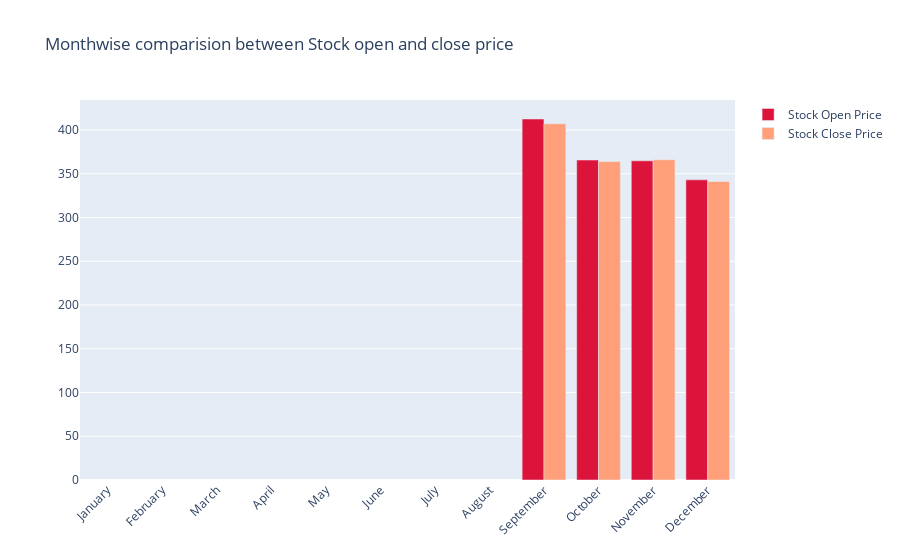
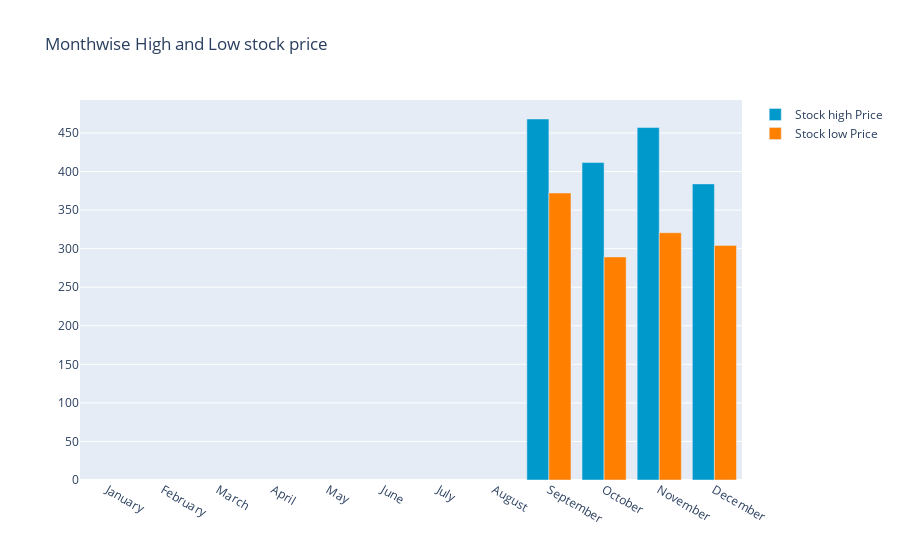
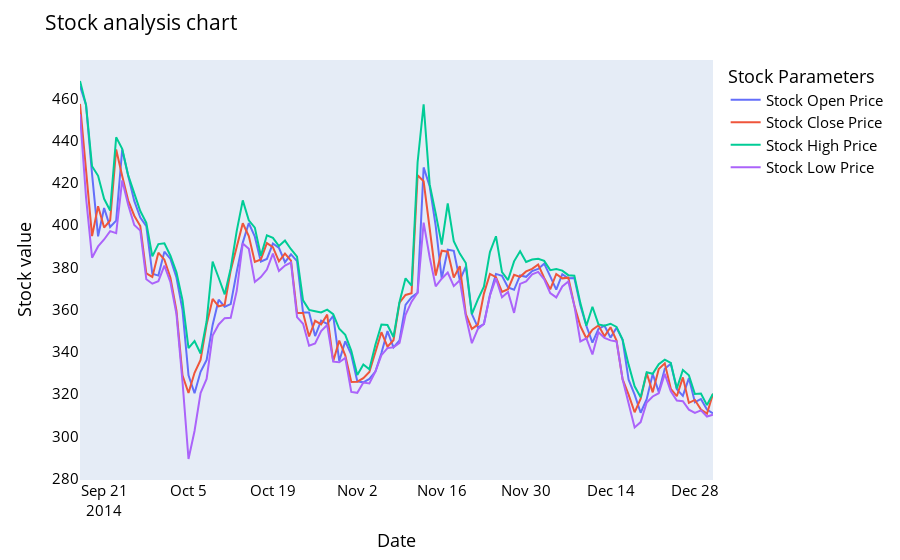

The notebook cell saved with these charts, in order:
### Code cell
eda(df,'2014-09-17','2014-12-31')
